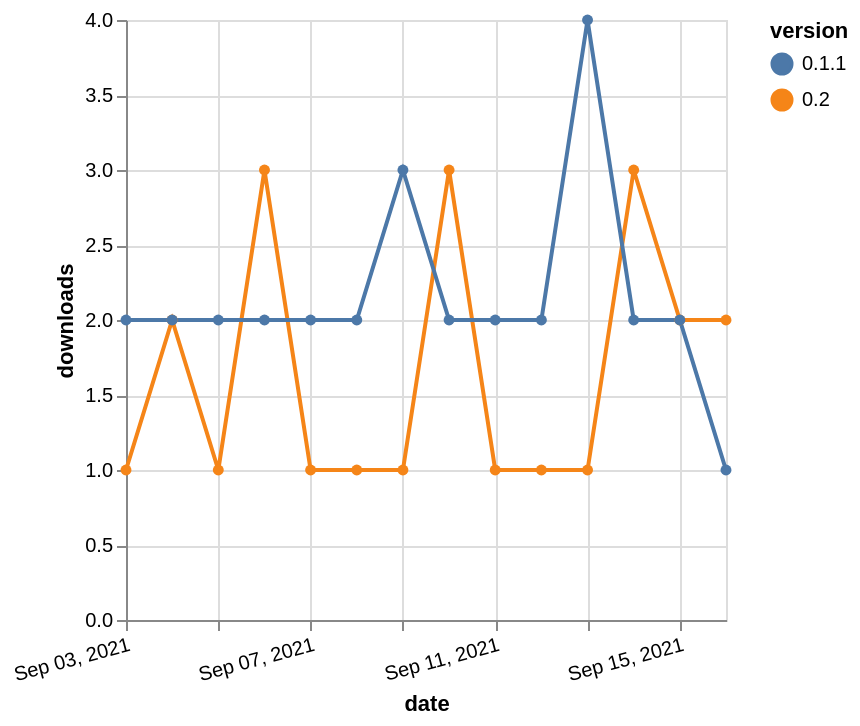

Write a Vega-Lite specification for this figure.
### Vega-Lite specification from a JSON file in a GitHub repository (floating-point values rounded to 4 significant figures)
{"$schema": "https://vega.github.io/schema/vega-lite/v5.json", "description": "A simple bar chart with embedded data.", "data": {"values": [{"date": "2021-09-03", "total": 494, "delta": 1, "version": "0.2"}, {"date": "2021-09-04", "total": 496, "delta": 2, "version": "0.2"}, {"date": "2021-09-05", "total": 497, "delta": 1, "version": "0.2"}, {"date": "2021-09-06", "total": 500, "delta": 3, "version": "0.2"}, {"date": "2021-09-07", "total": 501, "delta": 1, "version": "0.2"}, {"date": "2021-09-08", "total": 502, "delta": 1, "version": "0.2"}, {"date": "2021-09-09", "total": 503, "delta": 1, "version": "0.2"}, {"date": "2021-09-10", "total": 506, "delta": 3, "version": "0.2"}, {"date": "2021-09-11", "total": 507, "delta": 1, "version": "0.2"}, {"date": "2021-09-12", "total": 508, "delta": 1, "version": "0.2"}, {"date": "2021-09-13", "total": 509, "delta": 1, "version": "0.2"}, {"date": "2021-09-14", "total": 512, "delta": 3, "version": "0.2"}, {"date": "2021-09-15", "total": 514, "delta": 2, "version": "0.2"}, {"date": "2021-09-16", "total": 516, "delta": 2, "version": "0.2"}, {"date": "2021-09-03", "total": 3439, "delta": 2, "version": "0.1.1"}, {"date": "2021-09-04", "total": 3441, "delta": 2, "version": "0.1.1"}, {"date": "2021-09-05", "total": 3443, "delta": 2, "version": "0.1.1"}, {"date": "2021-09-06", "total": 3445, "delta": 2, "version": "0.1.1"}, {"date": "2021-09-07", "total": 3447, "delta": 2, "version": "0.1.1"}, {"date": "2021-09-08", "total": 3449, "delta": 2, "version": "0.1.1"}, {"date": "2021-09-09", "total": 3452, "delta": 3, "version": "0.1.1"}, {"date": "2021-09-10", "total": 3454, "delta": 2, "version": "0.1.1"}, {"date": "2021-09-11", "total": 3456, "delta": 2, "version": "0.1.1"}, {"date": "2021-09-12", "total": 3458, "delta": 2, "version": "0.1.1"}, {"date": "2021-09-13", "total": 3462, "delta": 4, "version": "0.1.1"}, {"date": "2021-09-14", "total": 3464, "delta": 2, "version": "0.1.1"}, {"date": "2021-09-15", "total": 3466, "delta": 2, "version": "0.1.1"}, {"date": "2021-09-16", "total": 3467, "delta": 1, "version": "0.1.1"}]}, "width": "container", "mark": {"type": "line", "point": {"filled": true}}, "encoding": {"x": {"field": "date", "type": "temporal", "timeUnit": "yearmonthdate", "title": "date", "axis": {"labelAngle": -15}}, "y": {"field": "delta", "type": "quantitative", "title": "downloads"}, "color": {"field": "version", "type": "nominal"}, "tooltip": {"field": "delta"}}}
